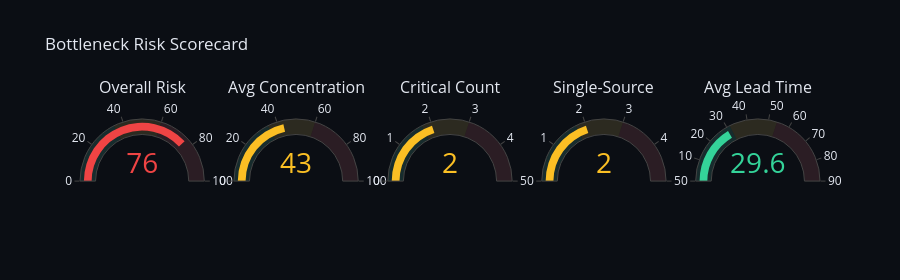

The cell this chart's notebook holds for it:
### Markdown cell above
### 🎯 Risk Scorecard Gauges

### Code cell
avg_conc = df_meta['concentration'].mean()
criticals = len(df_meta[df_meta['risk'] == 'Critical'])
single_src = int(df_meta['single_source'].sum())
avg_lead = df_meta['lead_time_days'].mean()
overall = round(avg_conc * 0.4 + criticals * 15 + single_src * 10 + avg_lead * 0.3)

fig = make_subplots(
    rows=1, cols=5,
    specs=[[{'type': 'indicator'}] * 5],
    subplot_titles=['Overall Risk', 'Avg Concentration', 'Critical Count', 'Single-Source', 'Avg Lead Time'],
)

gauges = [
    (overall, 100, 'Score'),
    (avg_conc, 100, '%'),
    (criticals, 5, 'cats'),
    (single_src, 5, 'cats'),
    (avg_lead, 90, 'days'),
]

for i, (val, ref, unit) in enumerate(gauges):
    color = '#EF4444' if (val/ref) > 0.6 else '#FBBF24' if (val/ref) > 0.35 else '#34D399'
    fig.add_trace(
        go.Indicator(
            mode='gauge+number',
            value=val,
            number=dict(font=dict(size=28, color=color)),
            gauge=dict(
                axis=dict(range=[0, ref]),
                bar=dict(color=color),
                bgcolor=CARD,
                steps=[
                    dict(range=[0, ref*0.35], color='rgba(52,211,153,0.1)'),
                    dict(range=[ref*0.35, ref*0.6], color='rgba(251,191,36,0.1)'),
                    dict(range=[ref*0.6, ref], color='rgba(239,68,68,0.1)'),
                ],
            ),
        ),
        row=1, col=i+1,
    )

fig.update_layout(title='Bottleneck Risk Scorecard', paper_bgcolor=BG, font=dict(color=TEXT), height=280)
fig.show()

### Figure 1 — Plotly figure (JSON) as saved in the notebook; plotly's stock layout.template omitted (floating-point values rounded to 4 significant figures)
{"data": [{"domain": {"x": [0, 0.168], "y": [0, 1]}, "gauge": {"axis": {"range": [0, 100]}, "bar": {"color": "#EF4444"}, "bgcolor": "#141820", "steps": [{"color": "rgba(52,211,153,0.1)", "range": [0, 35]}, {"color": "rgba(251,191,36,0.1)", "range": [35, 60]}, {"color": "rgba(239,68,68,0.1)", "range": [60, 100]}]}, "mode": "gauge+number", "number": {"font": {"color": "#EF4444", "size": 28}}, "type": "indicator", "value": 76}, {"domain": {"x": [0.208, 0.376], "y": [0, 1]}, "gauge": {"axis": {"range": [0, 100]}, "bar": {"color": "#FBBF24"}, "bgcolor": "#141820", "steps": [{"color": "rgba(52,211,153,0.1)", "range": [0, 35]}, {"color": "rgba(251,191,36,0.1)", "range": [35, 60]}, {"color": "rgba(239,68,68,0.1)", "range": [60, 100]}]}, "mode": "gauge+number", "number": {"font": {"color": "#FBBF24", "size": 28}}, "type": "indicator", "value": 43}, {"domain": {"x": [0.416, 0.584], "y": [0, 1]}, "gauge": {"axis": {"range": [0, 5]}, "bar": {"color": "#FBBF24"}, "bgcolor": "#141820", "steps": [{"color": "rgba(52,211,153,0.1)", "range": [0, 1.75]}, {"color": "rgba(251,191,36,0.1)", "range": [1.75, 3]}, {"color": "rgba(239,68,68,0.1)", "range": [3, 5]}]}, "mode": "gauge+number", "number": {"font": {"color": "#FBBF24", "size": 28}}, "type": "indicator", "value": 2}, {"domain": {"x": [0.624, 0.792], "y": [0, 1]}, "gauge": {"axis": {"range": [0, 5]}, "bar": {"color": "#FBBF24"}, "bgcolor": "#141820", "steps": [{"color": "rgba(52,211,153,0.1)", "range": [0, 1.75]}, {"color": "rgba(251,191,36,0.1)", "range": [1.75, 3]}, {"color": "rgba(239,68,68,0.1)", "range": [3, 5]}]}, "mode": "gauge+number", "number": {"font": {"color": "#FBBF24", "size": 28}}, "type": "indicator", "value": 2}, {"domain": {"x": [0.832, 1], "y": [0, 1]}, "gauge": {"axis": {"range": [0, 90]}, "bar": {"color": "#34D399"}, "bgcolor": "#141820", "steps": [{"color": "rgba(52,211,153,0.1)", "range": [0, 31.5]}, {"color": "rgba(251,191,36,0.1)", "range": [31.5, 54]}, {"color": "rgba(239,68,68,0.1)", "range": [54, 90]}]}, "mode": "gauge+number", "number": {"font": {"color": "#34D399", "size": 28}}, "type": "indicator", "value": 29.6}], "layout": {"annotations": [{"font": {"size": 16}, "showarrow": false, "text": "Overall Risk", "x": 0.084, "xanchor": "center", "xref": "paper", "y": 1, "yanchor": "bottom", "yref": "paper"}, {"font": {"size": 16}, "showarrow": false, "text": "Avg Concentration", "x": 0.292, "xanchor": "center", "xref": "paper", "y": 1, "yanchor": "bottom", "yref": "paper"}, {"font": {"size": 16}, "showarrow": false, "text": "Critical Count", "x": 0.5, "xanchor": "center", "xref": "paper", "y": 1, "yanchor": "bottom", "yref": "paper"}, {"font": {"size": 16}, "showarrow": false, "text": "Single-Source", "x": 0.708, "xanchor": "center", "xref": "paper", "y": 1, "yanchor": "bottom", "yref": "paper"}, {"font": {"size": 16}, "showarrow": false, "text": "Avg Lead Time", "x": 0.916, "xanchor": "center", "xref": "paper", "y": 1, "yanchor": "bottom", "yref": "paper"}], "font": {"color": "#E4E8F1"}, "height": 280, "paper_bgcolor": "#0B0E14", "title": {"text": "Bottleneck Risk Scorecard"}}}
